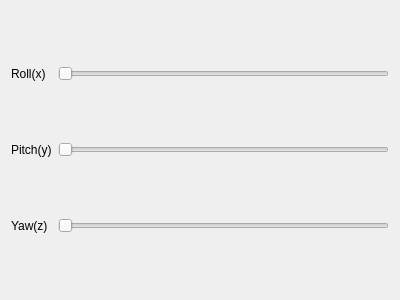
<?xml version="1.0" encoding="UTF-8"?>
<ui version="4.0">
 <class>ShipObjectTool</class>
 <widget class="QWidget" name="ShipObjectTool">
  <property name="geometry">
   <rect>
    <x>0</x>
    <y>0</y>
    <width>400</width>
    <height>300</height>
   </rect>
  </property>
  <property name="windowTitle">
   <string>ShipObjectTool</string>
  </property>
  <layout class="QGridLayout" name="gridLayout">
   <item row="0" column="0">
    <widget class="QLabel" name="label">
     <property name="text">
      <string>Roll(x)</string>
     </property>
    </widget>
   </item>
   <item row="0" column="1">
    <widget class="QSlider" name="horizontalSliderX">
     <property name="maximum">
      <number>360</number>
     </property>
     <property name="orientation">
      <enum>Qt::Horizontal</enum>
     </property>
    </widget>
   </item>
   <item row="1" column="0">
    <widget class="QLabel" name="label_2">
     <property name="text">
      <string>Pitch(y)</string>
     </property>
    </widget>
   </item>
   <item row="1" column="1">
    <widget class="QSlider" name="horizontalSliderY">
     <property name="maximum">
      <number>360</number>
     </property>
     <property name="orientation">
      <enum>Qt::Horizontal</enum>
     </property>
    </widget>
   </item>
   <item row="2" column="0">
    <widget class="QLabel" name="label_3">
     <property name="text">
      <string>Yaw(z)</string>
     </property>
    </widget>
   </item>
   <item row="2" column="1">
    <widget class="QSlider" name="horizontalSliderZ">
     <property name="maximum">
      <number>360</number>
     </property>
     <property name="orientation">
      <enum>Qt::Horizontal</enum>
     </property>
    </widget>
   </item>
  </layout>
 </widget>
 <resources/>
 <connections/>
</ui>
